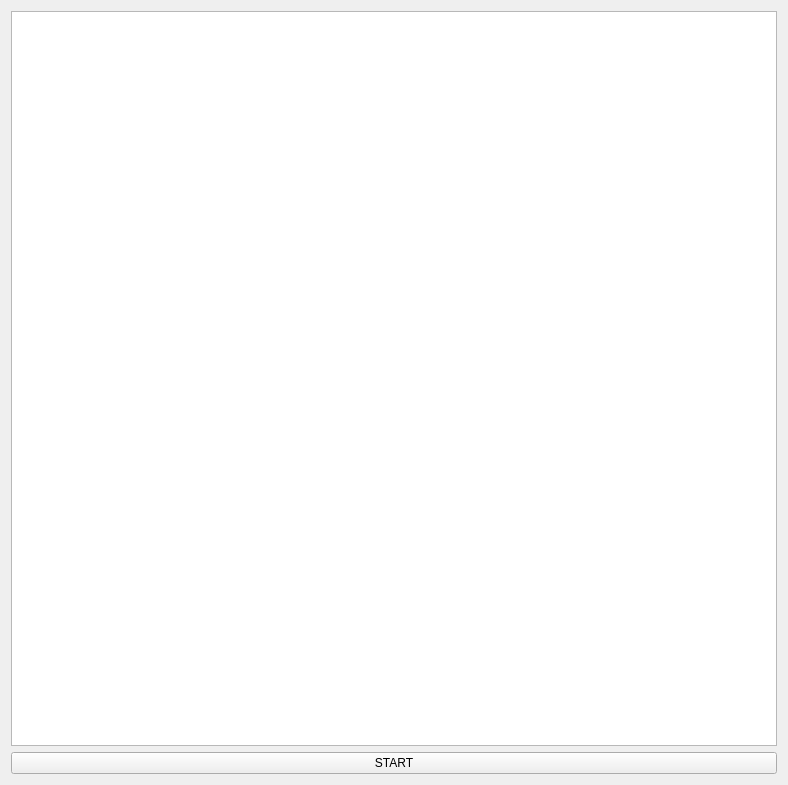
<?xml version="1.0" encoding="UTF-8"?>
<ui version="4.0">
 <class>Widget</class>
 <widget class="QWidget" name="Widget">
  <property name="geometry">
   <rect>
    <x>0</x>
    <y>0</y>
    <width>788</width>
    <height>785</height>
   </rect>
  </property>
  <property name="windowTitle">
   <string>Widget</string>
  </property>
  <layout class="QVBoxLayout" name="verticalLayout">
   <item>
    <widget class="QGraphicsView" name="graphicsView"/>
   </item>
   <item>
    <widget class="QPushButton" name="startGameButton">
     <property name="text">
      <string>START</string>
     </property>
    </widget>
   </item>
  </layout>
 </widget>
 <resources/>
 <connections/>
</ui>
